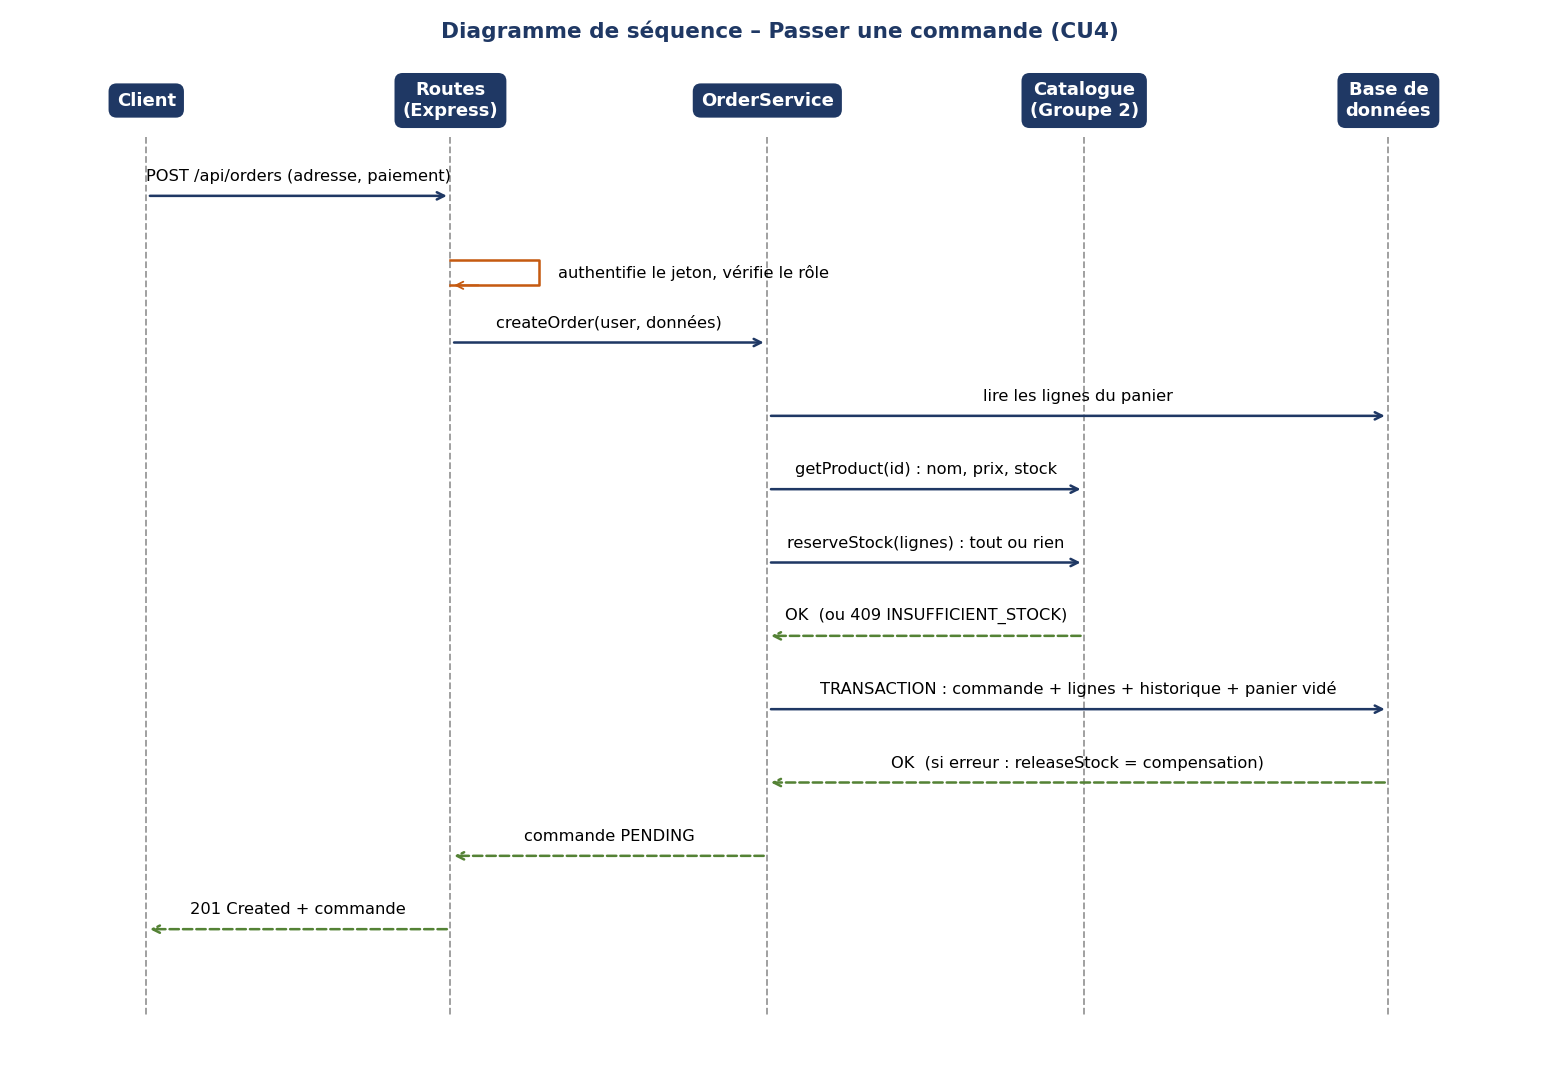

Recreate this plot in Python.
import matplotlib
matplotlib.use("Agg")
import matplotlib.pyplot as plt

actors = ["Client", "Routes\n(Express)", "OrderService", "Catalogue\n(Groupe 2)", "Base de\ndonnées"]
x = [1, 3.4, 5.9, 8.4, 10.8]
msgs = [
    (0, 1, "POST /api/orders (adresse, paiement)", False),
    (1, 1, "authentifie le jeton, vérifie le rôle", True),
    (1, 2, "createOrder(user, données)", False),
    (2, 4, "lire les lignes du panier", False),
    (2, 3, "getProduct(id) : nom, prix, stock", False),
    (2, 3, "reserveStock(lignes) : tout ou rien", False),
    (3, 2, "OK  (ou 409 INSUFFICIENT_STOCK)", False),
    (2, 4, "TRANSACTION : commande + lignes + historique + panier vidé", False),
    (4, 2, "OK  (si erreur : releaseStock = compensation)", False),
    (2, 1, "commande PENDING", False),
    (1, 0, "201 Created + commande", False),
]
n = len(msgs)
fig, ax = plt.subplots(figsize=(12, 8.2))
ax.set_xlim(0, 12); ax.set_ylim(-n - 1.2, 1.4); ax.axis("off")
for a, xi in zip(actors, x):
    ax.text(xi, 0.7, a, ha="center", va="center", fontsize=10, fontweight="bold",
            bbox=dict(boxstyle="round,pad=0.4", fc="#1F3864", ec="#1F3864"), color="white")
    ax.plot([xi, xi], [0.2, -n - 0.8], color="#999999", lw=1, ls="--")
for i, (s, d, label, selfcall) in enumerate(msgs):
    y = -i - 0.6
    if selfcall:
        xs = x[s]
        ax.plot([xs, xs + 0.7, xs + 0.7, xs], [y + 0.12, y + 0.12, y - 0.22, y - 0.22], color="#C55A11", lw=1.4)
        ax.annotate("", xy=(xs, y - 0.22), xytext=(xs + 0.25, y - 0.22), arrowprops=dict(arrowstyle="->", color="#C55A11"))
        ax.text(xs + 0.85, y - 0.05, label, fontsize=9, va="center")
    else:
        back = x[d] < x[s]
        ax.annotate("", xy=(x[d], y), xytext=(x[s], y),
                    arrowprops=dict(arrowstyle="->", color="#1F3864" if not back else "#548235", lw=1.4,
                                    ls="--" if back else "-"))
        ax.text((x[s] + x[d]) / 2, y + 0.16, label, fontsize=9, ha="center", va="bottom")
ax.set_title("Diagramme de séquence – Passer une commande (CU4)", fontsize=12, fontweight="bold", color="#1F3864")
plt.tight_layout()
plt.savefig("sequence.png", dpi=130)
